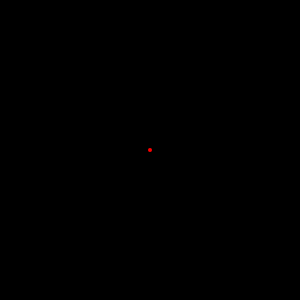
Frame 1 (no input)
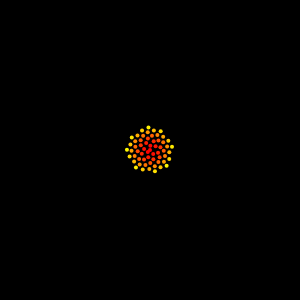
Frame 60 (no input)
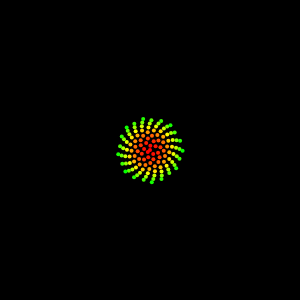
Frame 120 (the mouse pressed at the canvas centre since frame 60)

The p5.js sketch that drew these frames (run headless with seeded random() and noise() and a simulated clock; from frame 60 on, the mouse is pressed at the canvas centre):

// p5.js sketch
// ── sketch.js
var n = 0; // point order first, second, third...
var c = 3; // scaling factor 
var maxPoints = 1000; 
var angle = 137.5; 
var angleTwo = 137.3;

// flowerTwo 
var raiseColor = true; 

// colors 
var f1_color = 0; 
var f2_color = 0; 


function setup() {
	createCanvas(300,300);
	angleMode(DEGREES); 
	colorMode(HSB); 
	background(0); 
}


function draw(){

	flowerThree(); 
	// each frame is a new point
	n++; 
	if ( n > maxPoints){
		noLoop();  
		console.log("Finished"); 
	}
}

function flowerOne() {
	// Polar coord of the point 
	var phi = n * angle; 
	var r = c * sqrt(n); 
	// Polar to cartesian, centered in the screen
	var x = r * cos(phi) + width/2; 
	var y = r * sin(phi) + height/2; 

	fill(f1_color, 255, 255);
	noStroke(); 
	ellipse(x, y, 4, 4); 

	// update colors 
	f1_color = (f1_color + 1)%256;
}

function flowerTwo() {
	// Polar coord of the point 
	var phi = n * angle; 
	var r = c * sqrt(n); 
	// Polar to cartesian, centered in the screen
	var x = r * cos(phi) + width/2; 
	var y = r * sin(phi) + height/2; 

	fill(f2_color, 255, 255);
	noStroke(); 
	ellipse(x, y, 4, 4); 

	// update color 
	if (f2_color == 255){
		raiseColor = false; 
	}
	if (f2_color == 0){
		raiseColor = true; 
	}

	if (raiseColor)
		f2_color++; 
	else 
		f2_color--; 
}

function flowerThree() {
	// Polar coord of the point 
	var phi = n * angleTwo; 
	var r = c * sqrt(n); 
	// Polar to cartesian, centered in the screen
	var x = r * cos(phi) + width/2; 
	var y = r * sin(phi) + height/2; 

	fill(f2_color, 255, 255);
	noStroke(); 
	ellipse(x, y, 4, 4); 

	// update color 
	if (f2_color == 255){
		raiseColor = false; 
	}
	if (f2_color == 0){
		raiseColor = true; 
	}

	if (raiseColor)
		f2_color++; 
	else 
		f2_color--;  
}
